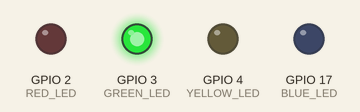
A program run on a simulated Raspberry Pi (BCM pin numbers). On the bench: output pins drawn as LEDs (lit = HIGH). At 33.0 s the program stops and its outputs stay as they are.

Above: at 0.1 s.
At 9.2 s:
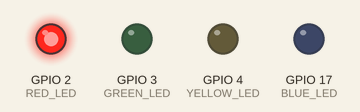
At 16.3 s:
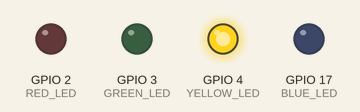
At 23.4 s:
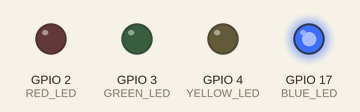
At 30.1 s:
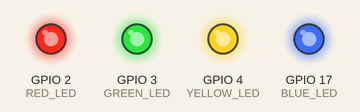
At 33.1 s:
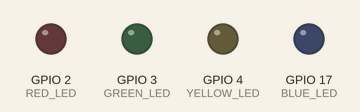
Timing chart, 0 to 34.5 s (numbered marks = the images above):
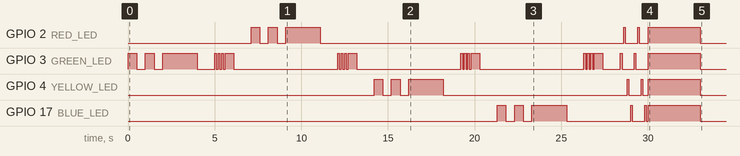

The program:

ledsTest.py
```python
from gpiozero import LED
import time
import datetime
from time import sleep
import sys

RED_LED = LED(2)
GREEN_LED = LED(3)
YELLOW_LED = LED(4)
BLUE_LED = LED(17)

SLEEP = 3

def low_leds():
    RED_LED.off()
    GREEN_LED.off()
    YELLOW_LED.off()
    BLUE_LED.off()

def on_leds():
    RED_LED.on()
    GREEN_LED.on()
    YELLOW_LED.on()
    BLUE_LED.on()

def show_state():

    green_test()

    show_succsess()

    red_test()

    show_succsess()

    yellow_test()

    show_succsess()

    blue_test()

    show_succsess()

    second_test()

    on_leds()

def show_succsess():
    GREEN_LED.on()
    sleep(0.1)
    GREEN_LED.off()
    sleep(0.1)
    GREEN_LED.on()
    sleep(0.1)
    GREEN_LED.off()
    sleep(0.1)
    GREEN_LED.on()
    sleep(0.1)
    GREEN_LED.off()
    sleep(0.1)
    GREEN_LED.on()
    sleep(0.5)
    GREEN_LED.off()
    sleep(1)

def green_test():
    GREEN_LED.on()
    sleep(0.5)
    GREEN_LED.off()
    sleep(0.5)
    GREEN_LED.on()
    sleep(0.5)
    GREEN_LED.off()
    sleep(0.5)
    GREEN_LED.on()
    sleep(2)
    GREEN_LED.off()
    sleep(1)

def red_test():
    RED_LED.on()
    sleep(0.5)
    RED_LED.off()
    sleep(0.5)
    RED_LED.on()
    sleep(0.5)
    RED_LED.off()
    sleep(0.5)
    RED_LED.on()
    sleep(2)
    RED_LED.off()
    sleep(1)

def yellow_test():
    YELLOW_LED.on()
    sleep(0.5)
    YELLOW_LED.off()
    sleep(0.5)
    YELLOW_LED.on()
    sleep(0.5)
    YELLOW_LED.off()
    sleep(0.5)
    YELLOW_LED.on()
    sleep(2)
    YELLOW_LED.off()
    sleep(1)

def blue_test():
    BLUE_LED.on()
    sleep(0.5)
    BLUE_LED.off()
    sleep(0.5)
    BLUE_LED.on()
    sleep(0.5)
    BLUE_LED.off()
    sleep(0.5)
    BLUE_LED.on()
    sleep(2)
    BLUE_LED.off()
    sleep(1)

def second_test():

    GREEN_LED.on()
    sleep(0.1)
    GREEN_LED.off()
    sleep(0.1)
    RED_LED.on()
    sleep(0.1)
    RED_LED.off()
    sleep(0.1)
    YELLOW_LED.on()
    sleep(0.1)
    YELLOW_LED.off()
    sleep(0.1)
    BLUE_LED.on()
    sleep(0.1)
    BLUE_LED.off()
    sleep(0.1)
    GREEN_LED.on()
    sleep(0.1)
    GREEN_LED.off()
    sleep(0.1)
    RED_LED.on()
    sleep(0.1)
    RED_LED.off()
    sleep(0.1)
    YELLOW_LED.on()
    sleep(0.1)
    YELLOW_LED.off()
    sleep(0.1)
    BLUE_LED.on()
    sleep(0.1)
    BLUE_LED.off()
    sleep(0.1)

show_state()
sleep(SLEEP)
low_leds()
```

Measured:
- by itself, GPIO 2 (RED_LED): LOW → HIGH at 7.1 s, → LOW 0.50 s later, → HIGH 0.50 s later, → LOW 0.50 s later, … (12 changes in this stretch)
- by itself, GPIO 3 (GREEN_LED): LOW → HIGH at 0.00 s, → LOW 0.50 s later, → HIGH 0.50 s later, → LOW 0.50 s later, … (44 changes in this stretch)
- by itself, GPIO 4 (YELLOW_LED): LOW → HIGH at 14.2 s, → LOW 0.50 s later, → HIGH 0.50 s later, → LOW 0.50 s later, … (12 changes in this stretch)
- by itself, GPIO 17 (BLUE_LED): LOW → HIGH at 21.3 s, → LOW 0.50 s later, → HIGH 0.50 s later, → LOW 0.50 s later, … (12 changes in this stretch)
